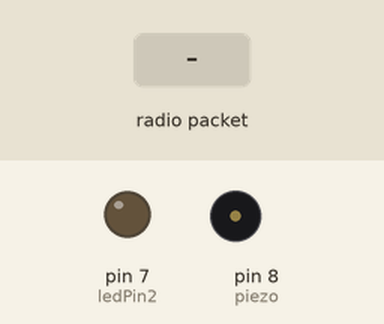
The sketch below on a simulated Arduino Uno, built with avr-gcc and run on an emulated ATmega328P. Parts: output pins drawn as LEDs (lit = HIGH), buzzer (waves = sounding). The test bench sets the inputs (shaded band). No radio packets arrive unless stated; what the sketch prints to the serial monitor is not drawn.

Above: at 1.2 s.
1.3 s: radio packet "1" arrives
At 2.0 s:
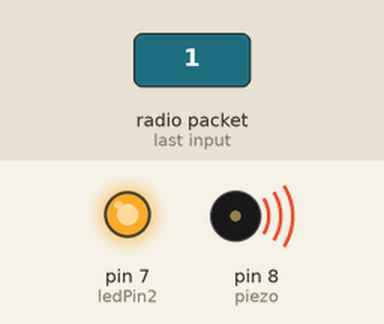
At 4.7 s:
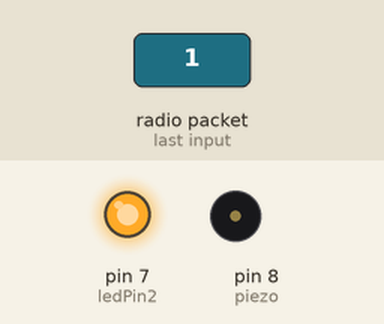
Timing chart, 0 to 10.3 s (numbered marks = the images above; inputs shaded):
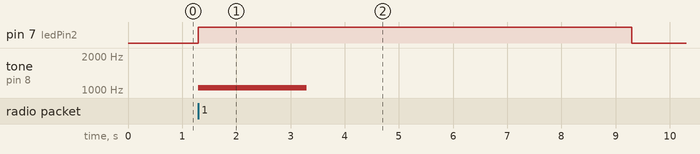

The sketch:

A_Receiver.ino
```cpp
#include <RH_ASK.h>
#include <SPI.h> // Not actualy used but needed to compile

RH_ASK driver;

int ledPin2 = 7;                // EA led bulb on breadboard
int piezo = 8;                  // EA piezo on pin 8
int pitch = 1047;               // EA middle C

void setup()
{
  pinMode(ledPin2, OUTPUT);
    Serial.begin(9600);  // Debugging only
    if (!driver.init())
         Serial.println("init failed");
}

void loop()
{
    uint8_t buf[12];
    uint8_t buflen = sizeof(buf);
    if (driver.recv(buf, &buflen)) // Non-blocking
    {
      int i;
      // Message with a good checksum received, dump it.

      Serial.print("Message: ");
      Serial.println((char*)buf);
      digitalWrite(ledPin2, HIGH);
      tone(piezo, pitch, 2000);
      delay(8000);
      digitalWrite(ledPin2, LOW);

    }
}
```

Measured:
- after the input at 1.3 s, pin 7 (ledPin2): LOW → HIGH at once, → LOW 8.0 s later; tone on pin 8 (piezo): silent → 1047 Hz at once, → silent 2.0 s later
